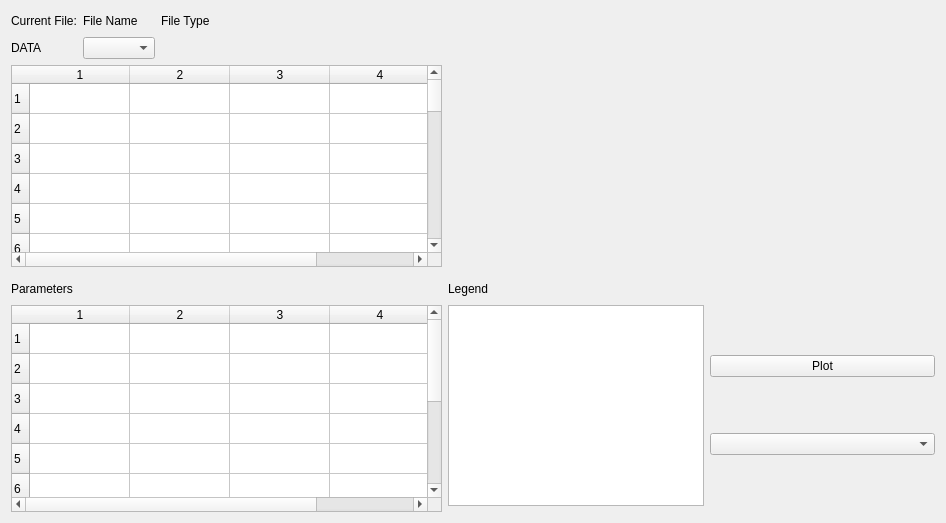
<?xml version="1.0" encoding="UTF-8"?>
<ui version="4.0">
 <class>dcpwidget</class>
 <widget class="QWidget" name="dcpwidget">
  <property name="geometry">
   <rect>
    <x>0</x>
    <y>0</y>
    <width>946</width>
    <height>523</height>
   </rect>
  </property>
  <property name="windowTitle">
   <string>dcpwidget</string>
  </property>
  <layout class="QGridLayout" name="gridLayout">
   <item row="5" column="5">
    <layout class="QVBoxLayout" name="verticalLayout">
     <item>
      <widget class="QPushButton" name="pushButton">
       <property name="text">
        <string>Plot</string>
       </property>
      </widget>
     </item>
     <item>
      <widget class="QComboBox" name="comboBox"/>
     </item>
    </layout>
   </item>
   <item row="4" column="5">
    <spacer name="horizontalSpacer">
     <property name="orientation">
      <enum>Qt::Horizontal</enum>
     </property>
     <property name="sizeHint" stdset="0">
      <size>
       <width>40</width>
       <height>20</height>
      </size>
     </property>
    </spacer>
   </item>
   <item row="0" column="2">
    <widget class="QLabel" name="filetype">
     <property name="text">
      <string>File Type</string>
     </property>
    </widget>
   </item>
   <item row="0" column="0">
    <widget class="QLabel" name="label">
     <property name="text">
      <string>Current File:</string>
     </property>
    </widget>
   </item>
   <item row="4" column="0">
    <widget class="QLabel" name="label_5">
     <property name="text">
      <string>Parameters</string>
     </property>
    </widget>
   </item>
   <item row="4" column="4">
    <widget class="QLabel" name="label_6">
     <property name="text">
      <string>Legend</string>
     </property>
    </widget>
   </item>
   <item row="1" column="0">
    <widget class="QLabel" name="label_4">
     <property name="text">
      <string>DATA</string>
     </property>
    </widget>
   </item>
   <item row="5" column="4">
    <widget class="QTextEdit" name="textEdit"/>
   </item>
   <item row="1" column="1">
    <widget class="QComboBox" name="page"/>
   </item>
   <item row="0" column="1">
    <widget class="QLabel" name="file">
     <property name="text">
      <string>File Name</string>
     </property>
    </widget>
   </item>
   <item row="2" column="0" colspan="4">
    <widget class="QTableWidget" name="data">
     <property name="sizePolicy">
      <sizepolicy hsizetype="Expanding" vsizetype="Expanding">
       <horstretch>0</horstretch>
       <verstretch>0</verstretch>
      </sizepolicy>
     </property>
     <property name="rowCount">
      <number>25</number>
     </property>
     <property name="columnCount">
      <number>4</number>
     </property>
     <row/>
     <row/>
     <row/>
     <row/>
     <row/>
     <row/>
     <row/>
     <row/>
     <row/>
     <row/>
     <row/>
     <row/>
     <row/>
     <row/>
     <row/>
     <row/>
     <row/>
     <row/>
     <row/>
     <row/>
     <row/>
     <row/>
     <row/>
     <row/>
     <row/>
     <column/>
     <column/>
     <column/>
     <column/>
    </widget>
   </item>
   <item row="0" column="4" rowspan="4" colspan="2">
    <widget class="matplotlibWidget" name="widget" native="true"/>
   </item>
   <item row="0" column="3">
    <spacer name="horizontalSpacer_2">
     <property name="orientation">
      <enum>Qt::Horizontal</enum>
     </property>
     <property name="sizeHint" stdset="0">
      <size>
       <width>40</width>
       <height>20</height>
      </size>
     </property>
    </spacer>
   </item>
   <item row="5" column="0" rowspan="2" colspan="4">
    <widget class="QTableWidget" name="param">
     <property name="sizePolicy">
      <sizepolicy hsizetype="Expanding" vsizetype="Expanding">
       <horstretch>0</horstretch>
       <verstretch>0</verstretch>
      </sizepolicy>
     </property>
     <property name="rowCount">
      <number>10</number>
     </property>
     <property name="columnCount">
      <number>4</number>
     </property>
     <row/>
     <row/>
     <row/>
     <row/>
     <row/>
     <row/>
     <row/>
     <row/>
     <row/>
     <row/>
     <column/>
     <column/>
     <column/>
     <column/>
    </widget>
   </item>
  </layout>
 </widget>
 <customwidgets>
  <customwidget>
   <class>matplotlibWidget</class>
   <extends>QWidget</extends>
   <header>matplotlibwidget.h</header>
   <container>1</container>
  </customwidget>
 </customwidgets>
 <resources/>
 <connections/>
</ui>
